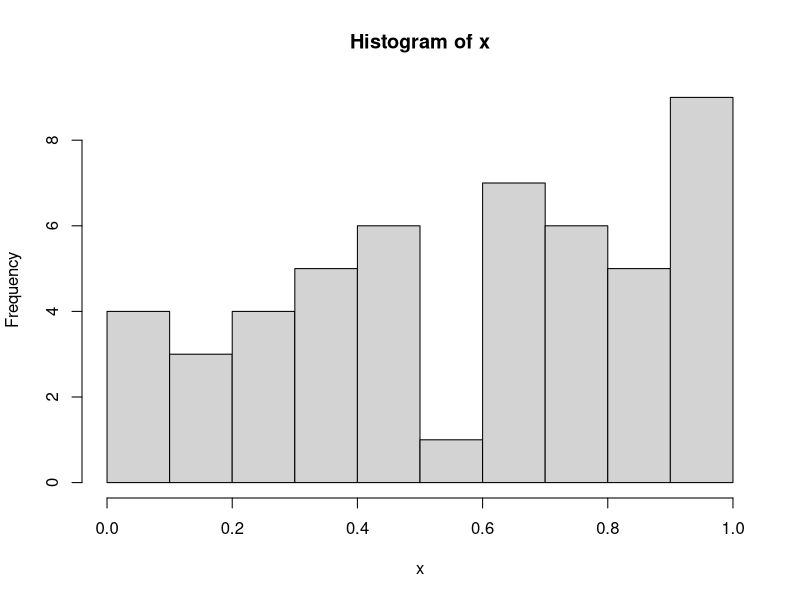
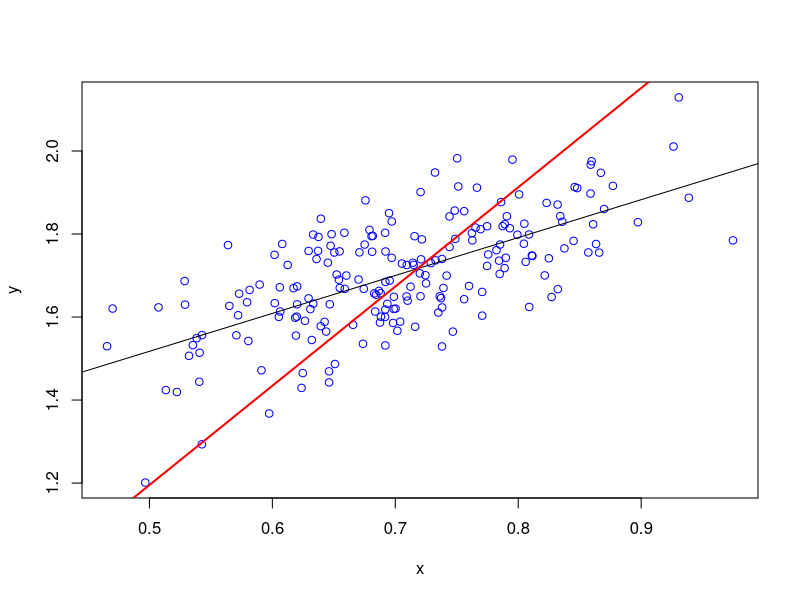

These figures' R source, in order:


### Loof
for(i in 1:10){
  print(i+1)
}
x <- 101:200
y <- 1:100
z <- rep(0,100) ### rep means repeat
length(x);length(y);length(z)

rep(NA,100) #사실 0은 계산이 되기 때문에 이 형식이 더 좋음
rep(1:4, 2)
rep(1:4, each = 2)       # not the same.
rep(1:4, c(2,2,2,2))     # same as second.
rep(1:4, c(2,1,2,1))

for(i in 1:100){
  z[i] <- x[i] + y[i]
}
w <- x + y
print(w-z) ### Loop is slower!



# 만약 길이를 다르게 해서 계산을 하면?
x <- x[-1]
y <- y[-1]
z <- rep(NA,100) ### rep means repeat
for(i in 1:100){
  z[i] <- x[i] + y[i]
}
z



##
for(i in 1:10){
  for(j in 1:5){
    print(i+j)
  }
}



### if statements
for(i in 1:10){
  if( i == 4)print(i)
}
for(i in 1:10){
  if( i != 4)print(i) ### != means ‘‘not equal to’’
}
for(i in 1:10){
  if( i < 4)print(i)
}
for(i in 1:10){
  if( i <= 4)print(i)
}

i <- 1
while(i < 10){ ### You can also use while loops.
  print(i)
  i <- i + 1
}



### Function
my.fun = function(x,y){
  a = mean(x)-mean(y)
  return(a)
}

my.fun

?runif
# r/unif : 유니폼분포 난수발생
x = runif(50,0,1)
y = runif(50,0,3)
hist(x)
?hist

my.fun(x,y)
# 2-sample t-test에서 활용

## 여러가지 값을 보여주게끔
my.fun = function(x,y){
  mx = mean(x)
  my = mean(y)
  d = mx-my
  return(list(meanx=mx,meany=my,difference=d))
}

x = runif(50,0,1)
y = runif(50,0,3)
my.fun(x,y)

output = my.fun(x,y)
print(output)
names(output)
output$difference
output[3]
output[[3]]

## statistics
summary(y)
aa <- summary(y)
dim(aa)
aa[1]
length(aa)
median(aa)
range(aa)
max(y)
min(y)
sqrt(var(y))




#### R Review with Some Examples

## example 1

# y를 뽑아주고 / x1,u 를 랜덤 값으로 / b0,b1 을 상수 넣어주고

b0 <- 1
b1 <- 1
x <- rnorm(200,0.7,0.1)
e <- rnorm(200,0,0.1) #평균은 무조건 0이 되어야

y<-b0+b1*x+e
plot(x,y,col="blue")

# 이제 regreesion GO
?lm
#분산이 설명변수들의 함수 : 이분산성 존재 /  WLS,GLS 사용 weight옵션

res1 <- lm(y~x)
res1
res1$coefficients
abline(res1)
#estimation : 걍해도 / test : standard error 필요
res1.s <- summary(res1) # 여기서 summary는 일반적일 통계량의 summary가 아닌 summary.lm으로 라이브러리에 attach되 있는 summary
?summary.lm
res1.s
# t값은 귀무가설이 b0=0 이기 때문에 β1hat/sd(β1)의 값
# 자유도는 198 = (n-2) / 왜냐하면 LS에서 시그마(y-β0-β1x)=0 / 시그마x(y-β0-β1x)=0 두식의 restriction이 있기 때문에 n-'2'

# M1 : yi=β0+β1x+εi
# M2 : yi=δ1x1+vi 
res2 <- lm(y~x-1) 
# or res2 <- lm(y ~ 0 + x) : 인터셉트 제거
abline(res2,col="red",lwd=2)

# 두선이 겹칠때(평행이거나?) bias가 없다?